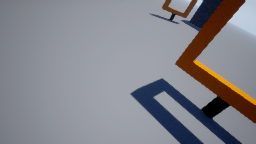
#> input picture AIgle-Project/Data/Camera_view/image_106.png, 256 x 144 px
$ python -i Postprocessor.py   (imports and definitions only)   (older library calls are emulated)
#> lines starting #> are read from the running program, lines starting #| are printed output that depends on the picture; after the words box and inside, x2 and y2 are one past the last pixel; in counts of white or black regions, pixels touching at a corner belong together
#> further down, picture is the input picture: shape (144, 256, 3); mean B, G, R 138.4, 132.3, 132.2

##################################################################################################################
"""

"""

# Built-in/Generic Imports
import os
import sys
from threading import Thread

# Libs
import airsim
import cv2
import numpy as np

# Own modules


__version__ = '1.1.1'
__author__ = 'Victor Guillet'
__date__ = '26/04/2020'

##################################################################################################################


class Postprocessor:
    def __init__(self,
                 average_smooth=0,
                 blur_gauss=0,
                 blur_median=0,
                 simple_colour_filter=0, filter_laplacian=0,
                 grayscale=1,
                 threshold=0, adaptive_threshold_gauss=0, adaptive_threshold_otsu=0,
                 edge_detection=0,
                 corner_detection=0):

        # ----- Setting up filters
        self.average_smooth = average_smooth

        self.blur_gauss = blur_gauss
        self.blur_median = blur_median

        self.simple_colour_filter = simple_colour_filter
        self.filter_laplacian = filter_laplacian

        self.grayscale = grayscale

        # ----- Setting up thresholds
        self.threshold = threshold
        self.adaptive_threshold_gauss = adaptive_threshold_gauss
        self.adaptive_threshold_otsu = adaptive_threshold_otsu

        # ----- Setting up other
        self.edge_detection_canny = edge_detection

        self.corner_detection = corner_detection
        return

    # [30 lines left out: functions constructed_postprocessor, run_average_smooth, run_blur_gauss, run_blur_median, not called in this run]

    @staticmethod
    def run_simple_colour_filter(image):
        # --> Convert image to hsv color field
        hsv = cv2.cvtColor(image, cv2.COLOR_BGR2HSV)
#> hsv: shape (144, 256, 3); mean H, S, V 101.7, 48.5, 145.9

        # --> Setting upper/lower colors
        # (hue, saturation, value)
        # -> Hue = color
        # -> Saturation = How bright/dull a colour is
        # -> Value = How light/dark

        lower_color = np.array([5, 50, 50])
        upper_color = np.array([15, 255, 255])

        # --> Build mask
        mask = cv2.inRange(hsv, lower_color, upper_color)
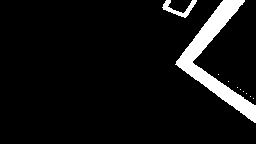
#> mask: shape (144, 256); 7.2% white; 10 white regions (8 under 20 px), largest, box (x1, y1, x2, y2) and area: (175, 0, 256, 123) 2436, (162, 0, 197, 18) 216

        # --> Build result
        image = cv2.bitwise_and(image, image, mask=mask)
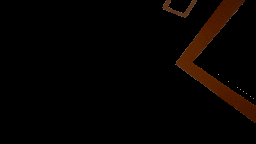
#> image: shape (144, 256, 3); mean B, G, R 0.5, 2.5, 6
        return image

    # [54 lines left out: functions run_filter_laplacian, run_grayscale, run_threshold, run_adaptive_threshold_gauss, run_adaptive_threshold_otsu, run_edge_detection_canny and 1 more, not called in this run]

    @staticmethod
    def run_optical_flow_lucas_kanade(image):
        return

>>> import cv2
>>> picture = cv2.imread('../../../AIgle-Project/Data/Camera_view/image_106.png')
>>> result = Postprocessor().run_simple_colour_filter(picture)

$ run again, on AIgle-Project/Data/Camera_view/image_115.png
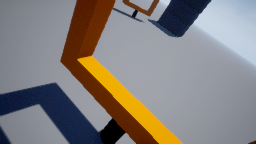
#> input picture AIgle-Project/Data/Camera_view/image_115.png, 256 x 144 px
#> picture is the input picture: shape (144, 256, 3); mean B, G, R 125.2, 127.6, 132.2
#> hsv: shape (144, 256, 3); mean H, S, V 94, 74.1, 146.9
#> in run_simple_colour_filter, `mask = cv2.inRange(hsv, lower_color, upper_color)`:
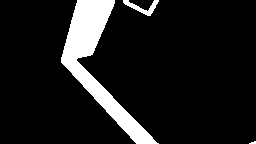
#> mask: shape (144, 256); 10.7% white; 3 white regions (1 under 20 px), largest, box (x1, y1, x2, y2) and area: (61, 0, 159, 144) 3716, (123, 0, 159, 16) 201
#> in run_simple_colour_filter, `image = cv2.bitwise_and(image, image, mask=mask)`:
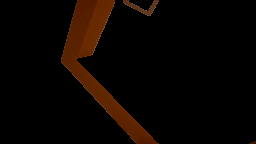
#> image: shape (144, 256, 3); mean B, G, R 0.4, 4.1, 10.1

$ run again, on AIgle-Project/Data/Camera_view/image_120.png
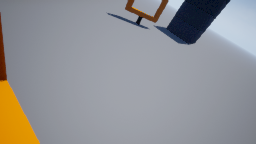
#> input picture AIgle-Project/Data/Camera_view/image_120.png, 256 x 144 px
#> picture is the input picture: shape (144, 256, 3); mean B, G, R 148.9, 146.3, 145.9
#> hsv: shape (144, 256, 3); mean H, S, V 105.3, 39.8, 159.2
#> in run_simple_colour_filter, `mask = cv2.inRange(hsv, lower_color, upper_color)`:
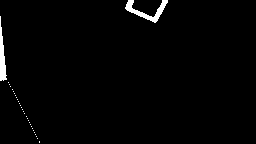
#> mask: shape (144, 256); 1.6% white; 31 white regions (29 under 20 px), largest, box (x1, y1, x2, y2) and area: (125, 0, 168, 23) 303, (0, 16, 7, 81) 241
